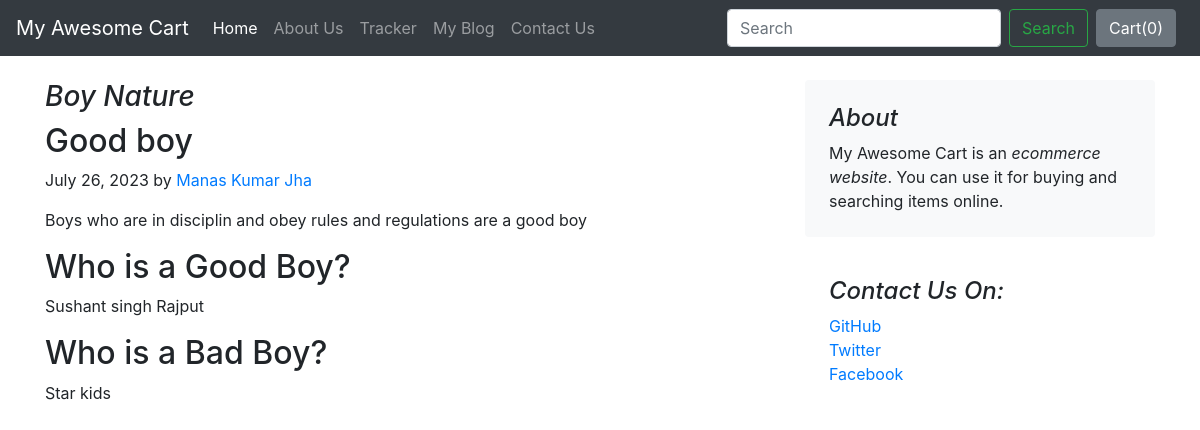
The page /blog/blogpost/1 on the database its author committed.
### blog/models.py (models this page shows, shortened)
class Blogpost(models.Model):
    post_id = models.AutoField(primary_key=True)
    title = models.CharField(max_length=50)
    head0 = models.CharField(max_length=500, default="")
    chead0 = models.CharField(max_length=500, default="")
    head1 = models.CharField(max_length=500, default="")
    chead1 = models.CharField(max_length=500, default="")
    head2 = models.CharField(max_length=500, default="")
    chead2 = models.CharField(max_length=500, default="")
    pub_date = models.DateField()
    thumbnail = models.ImageField(upload_to="shop/images", default="")

### blog/views.py (the view)
# urls.py: path('blogpost/<int:id>', views.blogpost, name="blogPost"),
def blogpost(request, id):
    post = Blogpost.objects.filter(post_id = id)[0]
    return render(request, 'blog/blogpost.html', {'post':post})

### blog/templates/blog/blogpost.html (shortened to what this page needs)
{%extends 'blog/basic.html'%}
{%block body%}
<div class="container">
    <div class="row mt-4">
        <div class="col-md-8 blog-main">
            <h3 class="font-italic">
                {{post.title}}
            </h3>
            <div class="blog-post">
                <h2 class="blog-post-title">{{post.head0}}</h2>
                <p class="blog-post-meta">{{post.pub_date}} by <a href="#">Manas Kumar Jha</a></p>
                <p>{{post.chead0}}</p>
                <h2>{{post.head1}}</h2>
                <p>{{post.chead1}}</p>
                <h2>{{post.head2}}</h2>
                <p>{{post.chead2}}</p>
            </div>
        </div>
        <aside class="col-md-4 blog-sidebar">
            <div class="p-4 mb-3 bg-light rounded">
                <h4 class="font-italic">About</h4>
                <p class="mb-0">My Awesome Cart is an <em>ecommerce website</em>. You can use it for buying and searching items online. </p>
            </div>
            <div class="p-4">
                <h4 class="font-italic">Contact Us On: </h4>
                <ol class="list-unstyled">
                    <li><a href="#">GitHub</a></li>
                    <li><a href="#">Twitter</a></li>
                    <li><a href="#">Facebook</a></li>
                </ol>
            </div>
        </aside>
    </div>
</div>
{%endblock%}

### rows shown on the page
Blogpost: title "Boy Nature", head0 "Good boy", pub_date "July 26, 2023", chead0 "Boys who are in disciplin and obey rules and regulations are a good boy", head1 "Who is a Good Boy?", chead1 "Sushant singh Rajput", head2 "Who is a Bad Boy?", chead2 "Star kids"
